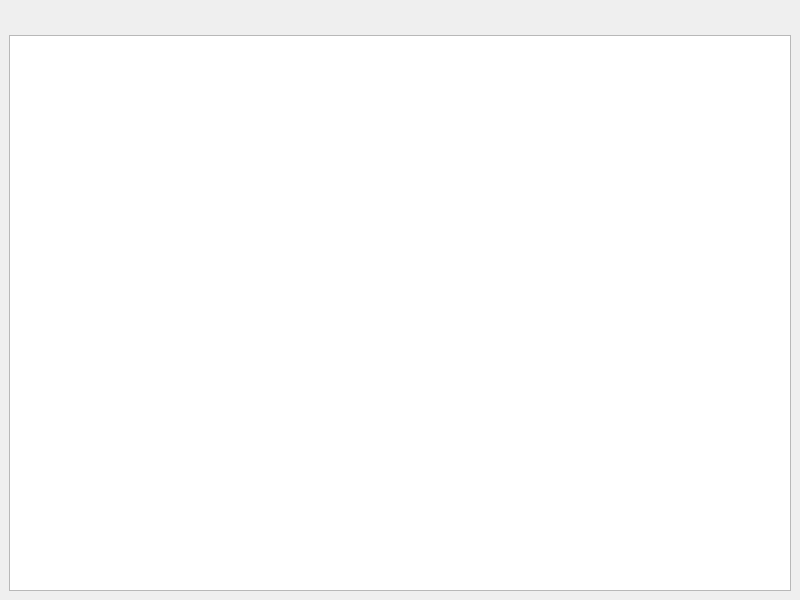
<?xml version="1.0" encoding="UTF-8"?>
<ui version="4.0">
 <class>MainWindow</class>
 <widget class="QMainWindow" name="MainWindow">
  <property name="geometry">
   <rect>
    <x>0</x>
    <y>0</y>
    <width>800</width>
    <height>600</height>
   </rect>
  </property>
  <property name="windowTitle">
   <string>MainWindow</string>
  </property>
  <widget class="QWidget" name="centralwidget">
   <layout class="QGridLayout" name="gridLayout">
    <item row="0" column="0">
     <layout class="QHBoxLayout" name="horizontalLayout">
      <property name="topMargin">
       <number>0</number>
      </property>
      <item>
       <widget class="QLabel" name="label_info">
        <property name="text">
         <string/>
        </property>
       </widget>
      </item>
      <item>
       <spacer name="horizontalSpacer">
        <property name="orientation">
         <enum>Qt::Horizontal</enum>
        </property>
        <property name="sizeHint" stdset="0">
         <size>
          <width>40</width>
          <height>20</height>
         </size>
        </property>
       </spacer>
      </item>
     </layout>
    </item>
    <item row="2" column="0">
     <widget class="QTreeView" name="treeView"/>
    </item>
   </layout>
  </widget>
 </widget>
 <resources/>
 <connections/>
</ui>
